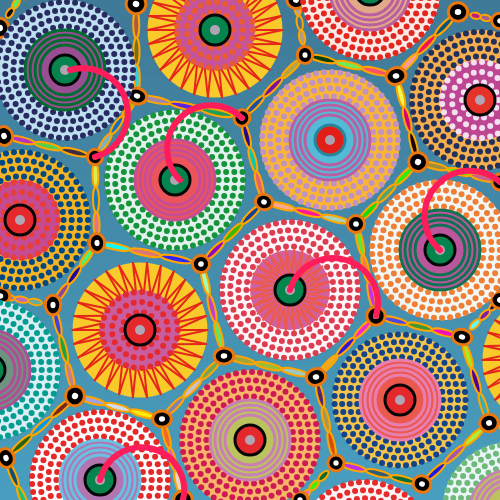
Frame 1 (no input)
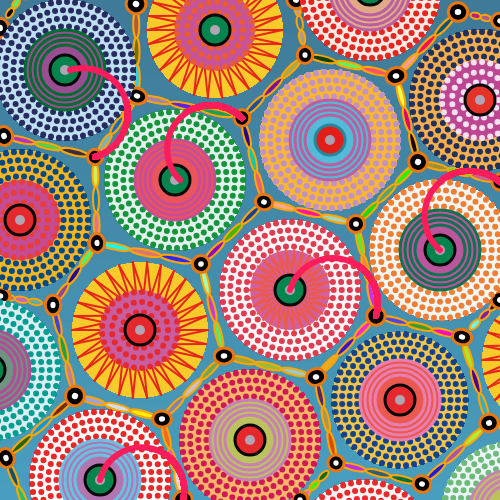
Frame 60 (no input)
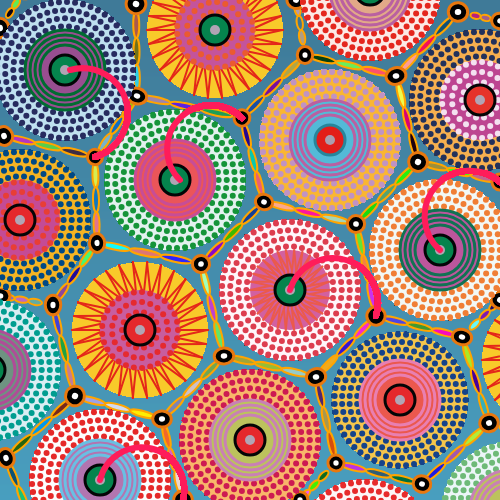
Frame 120 (the mouse pressed at the canvas centre since frame 60)

The p5.js sketch that drew these frames (run headless with seeded random() and noise() and a simulated clock; from frame 60 on, the mouse is pressed at the canvas centre):

// p5.js sketch
// ── sketch.js
let circles = []; 
const points = [
    [4, 136], [95, 157], [137, 96], [136, 4], [97, 243], [242, 118],
    [264, 202], [305, 55], [356, 224], [201, 264], [53, 305], [75, 396],
    [0, 296], [162, 419], [183, 500], [224, 356], [316, 377], [336, 463],
    [422, 484], [489, 423], [540, 440], [462, 337], [376, 316], [500, 300],
    [418, 162], [396, 76], [458, 12], [500, 21], [296, 0], [500, 182],
    [0, 28], [25, -10], [6, 458], [40, 540], [300, 500]
  ];

// Class for circles with dot
class DotCircle {
  constructor(x, y, outerDiameter, innerDiameter, numCircles, dotColor, fillColor) {
    this.x = x; // X-coordinate for the center of the circle
    this.y = y; // Y-coordinate for the center of the circle
    this.outerDiameter = outerDiameter; // Diameter of the outermost circle
    this.innerDiameter = innerDiameter; // Diameter of the innermost circle
    this.numCircles = numCircles; // Number of concentric circles
    this.dotColor = dotColor; // Color for the dots on each circle
    this.fillColor = fillColor; // Fill color for the main circle

    // Calculate the step size to scale down each circle diameter
    this.diameterStep = (outerDiameter - innerDiameter) / (numCircles - 1);
    
  }

  display() {
    // Draw the filled main circle in the background
    noStroke(); // No border for the filled circle
    fill(this.fillColor); // Set fill color for the main circle
    circle(this.x, this.y, this.outerDiameter); // Draw the main circle with full diameter

    // Draw each concentric circle with dashed style
    for (let i = 0; i < this.numCircles; i++) {
      // Calculate the current diameter based on the step size
      let currentDiameter = (this.outerDiameter - 4) - i * this.diameterStep;
      // Call the function to draw a dashed circle at this diameter
      this.drawDashedCircle(this.x, this.y, currentDiameter, 6, this.dotColor, 2); 
    }
  }

  drawDashedCircle(x, y, diameter, dotSize, lineColor, spacing) {
   // Set the color of the dots for the dashed line
    stroke(lineColor);
    noFill(); // Only dots, no fill color for the circle area

    // Calculate radius and circumference for the current circle
    let radius = diameter / 2;
    let circumference = TWO_PI * radius;

    // Determine the number of dots to fit around the circle with spacing
    let numDots = floor(circumference / (dotSize + spacing));

    // Draw each dot in the dashed circle
    for (let i = 0; i < numDots; i++) {
      // Calculate the angle for each dot's position around the circle
      let angle = map(i, 0, numDots, 0, TWO_PI);
      // Calculate the X and Y position of each dot based on the angle
      let xDot = x + radius * cos(angle);
      let yDot = y + radius * sin(angle);

      fill(lineColor); // Set fill color for the dot
      noStroke(); // No outline for individual dots
      circle(xDot, yDot, dotSize); // Draw the dot at calculated position
    }
  }
}
// Class for circles with multiple line
class LineCircle {
  constructor(x, y, baseRadius, numConcentricCircles, strokeSize, backColor, stokeColor) {
    this.x = x; // X-coordinate for the center of the circles
    this.y = y; // Y-coordinate for the center of the circles
    this.baseRadius = baseRadius; // Radius for the largest circle
    this.numConcentricCircles = numConcentricCircles; // Total number of concentric circles
    this.strokeSize = strokeSize; // Thickness of the stroke for each concentric circle
    this.backColor = backColor; // Background color for the base circle
    this.stokeColor = stokeColor; // Stroke color for the concentric circles

    // Array to store the calculated radii for each concentric circle
    this.concentricRadii = [];

    // Calculate the radius decrement for each concentric circle
    let radiusStep = (baseRadius - 20) / numConcentricCircles;
    // Generate radii for concentric circles by reducing baseRadius progressively
    for (let i = 0; i < numConcentricCircles; i++) {
      // Each concentric radius is reduced by radiusStep
      this.concentricRadii.push(baseRadius - i * radiusStep);
    }
    
    
  }

  display() {
    // Draw the base filled circle
    fill(this.backColor); // Set fill color to backColor
    noStroke(); // Remove stroke for the filled circle
    circle(this.x, this.y, this.baseRadius * 2); // Draw the base circle with double the base radius

    // Set stroke properties for concentric circles
    stroke(this.stokeColor); // Set stroke color for concentric circles
    strokeWeight(this.strokeSize); // Set uniform stroke thickness for all circles
    noFill(); // Remove fill to only draw the outlines

    // Draw each concentric circle
    for (let i = 0; i < this.numConcentricCircles; i++) {
      let currentRadius = this.concentricRadii[i]; // Get the radius for the current circle
      circle(this.x, this.y, currentRadius * 2); // Draw the circle with double the radius
    }
  }
}
// Class for circles with zigzag line
class ZigzagCircle {
  constructor(x, y, outerRadius, innerRadius, numLines, fillColor, strokeColor) {
    this.x = x; // X-coordinate for the center of the circle
    this.y = y; // Y-coordinate for the center of the circle
    this.outerRadius = outerRadius; // Radius for the outer boundary of the circle
    this.innerRadius = innerRadius; // Radius for the inner empty area
    this.numLines = numLines; // Number of zigzag lines to be drawn
    this.fillColor = fillColor; // Fill color for the outer circle
    this.strokeColor = strokeColor; // Color for the zigzag lines
    
    
  }

  display() {
    // Draw the filled outer circle
    fill(this.fillColor); // Set fill color
    noStroke(); // Disable stroke around the circle
    ellipse(this.x, this.y, this.outerRadius * 2); // Draw circle with diameter equal to twice the outer radius

    // Calculate the angle increment for each zigzag line
    let angleStep = TWO_PI / this.numLines; // Divide full circle by the number of lines to get angle increment

    // Arrays to store points on the outer and inner radius for zigzag connections
    let outerPoints = []; // Store points on the outer radius
    let innerPoints = []; // Store points on the inner radius

    // Draw radial lines from the center to the outer circle
    stroke(this.strokeColor); // Set stroke color for radial lines
    strokeWeight(2); // Set thickness for radial lines
    for (let i = 0; i < this.numLines; i++) {
      // Calculate the angle for the current line
      let angle1 = map(i, 0, this.numLines, 0, TWO_PI);

      // Calculate endpoint coordinates on the outer radius for the radial line
      let x1 = this.x + cos(angle1) * this.outerRadius;
      let y1 = this.y + sin(angle1) * this.outerRadius;

      // Draw radial line from the center to the outer radius
      line(this.x, this.y, x1, y1);

      // Calculate endpoint coordinates for the zigzag points
      let angle2 = i * angleStep; // Alternate angle calculation for zigzag points
      let xOuter = this.x + cos(angle2) * this.outerRadius; // Outer zigzag point
      let yOuter = this.y + sin(angle2) * this.outerRadius;
      let xInner = this.x + cos(angle2) * this.innerRadius; // Inner zigzag point
      let yInner = this.y + sin(angle2) * this.innerRadius;

      // Add calculated outer and inner points to their respective arrays
      outerPoints.push({ x: xOuter, y: yOuter });
      innerPoints.push({ x: xInner, y: yInner });
    }
    
     
    // Draw zigzag lines connecting outer and inner points
    stroke(this.strokeColor); // Set color for zigzag lines
    strokeWeight(2); // Set thickness for zigzag lines
    for (let i = 0; i < this.numLines; i++) {
      // Calculate index of the next point to connect for zigzag pattern
      let nextIndex = (i + 1) % this.numLines;

      // Connect current outer point to the next inner point for a zigzag pattern
      line(outerPoints[i].x, outerPoints[i].y, innerPoints[nextIndex].x, innerPoints[nextIndex].y);
    }

  }
}
// Class for smal circles
class SmallCircle {
  constructor(x, y, strokeWeightValue, strokeColor, fillColor, smallCircleColor) {
    this.x = x;  // X-coordinate of the circle's center
    this.y = y;  // Y-coordinate of the circle's center
    this.strokeWeightValue = strokeWeightValue;  // Thickness of the outer circle's stroke
    this.strokeColor = strokeColor;  // Color for the outer circle's stroke
    this.fillColor = fillColor;  // Fill color for the outer circle
    this.smallCircleColor = smallCircleColor;  // Fill color for the inner small circle
   
  }

  display() {
    // Draw the outer circle with the specified stroke and fill colors
    stroke(this.strokeColor); // Set the stroke color for the outer circle
    strokeWeight(this.strokeWeightValue); // Set the stroke thickness for the outer circle
    fill(this.fillColor); // Set the fill color for the outer circle
    circle(this.x, this.y, 30);  // Draw the outer circle with a diameter of 30

    // Draw the inner small circle with a specified color, without any stroke
    noStroke(); // Disable stroke for the small inner circle
    fill(this.smallCircleColor); // Set the fill color for the small inner circle
    circle(this.x, this.y, 10);  // Draw the small inner circle with a diameter of 10
  }
}


// Dictionary with arrays for circle parameters
let circleParams = {
  1: [
    ['DotCircle', 65, 70, 140, 75, 5, '#272b5f', '#bfe0f0'],
    ['LineCircle', 65, 70, 40, 4, 3, '#984e90', '#006c31'],
    ['SmallCircle', 65, 70, 3, '#040506', '#05844d', '#b1a4b4']
  ],
  2: [
    ['DotCircle', 175, 180, 140, 75, 5, '#159439', '#e3f2ef'],
    ['LineCircle', 175, 180, 40, 4, 3, '#eb5559', '#c74d97'],
    ['SmallCircle', 175, 180, 3, '#040506', '#05844d', '#b1a4b4']
  ],
  3: [
    ['DotCircle', 290, 290, 140, 75, 5, '#dd3d4f', '#fff6fa'],
    ['ZigzagCircle', 290, 290, 40, 20, 30, '#d260a0', '#eb5a4b'],
    ['SmallCircle', 290, 290, 3, '#040506', '#05844d', '#b1a4b4']
  ],
  4: [
    ['DotCircle', 400, 400, 135, 75, 5, '#15438a', '#F4C54C'],
    ['LineCircle', 400, 400, 40, 4, 3, '#eb584e', '#e97fb1'],
    ['SmallCircle', 400, 400, 3, '#040506', '#e5282c', '#b1a4b4']
  ],
  5: [
    ['DotCircle', 510, 510, 135, 75, 5, '#6eba78', '#ecf6f8'],
    ['LineCircle', 510, 510, 40, 4, 3, '#bcc25d', '#c980b5']
  ],
  6: [
    ['ZigzagCircle', 215, 30, 135/2, 35, 30, '#f8ca2a', '#e4271a'],
    ['DotCircle', 215, 30, 80, 40, 3, '#eb5a30', '#c4549b'],
    ['SmallCircle', 215, 30, 3, '#040506', '#05844d', '#b1a4b4']
  ],
  7: [
    ['DotCircle', 330, 140, 140, 75, 5, '#c093c3', '#fab632'],
    ['LineCircle', 330, 140, 40, 4, 3, '#53bad7', '#ba60a1'],
    ['SmallCircle', 330, 140, 3, '#26869c', '#e21e19', '#AB9FAE']
  ],
  8: [
    ['DotCircle', 440, 250, 140, 75, 5, '#f07e35', '#f2f8f6'],
    ['LineCircle', 440, 250, 40, 4, 3, '#bc569c', '#117253'],
    ['SmallCircle', 440, 250, 3, '#040506', '#05844d', '#b1a4b4']
  ],
  9: [
    ['ZigzagCircle', 550, 360, 135/2, 35, 30, '#f8ca2a', '#e4271a']
  ],
  10: [
    ['DotCircle', 370, -10, 140, 75, 5, '#e4271e', '#fceae6'],
    ['LineCircle', 370, -10, 40, 4, 3, '#e2a988', '#ba60a1'],
    ['SmallCircle', 370, -10, 3, '#040506', '#05844d', '#b1a4b4']
  ],
  11: [
    ['DotCircle', 480, 100, 140, 75, 5, '#22315b', '#f6af4f'],
    ['DotCircle', 480, 100, 80, 40, 3, '#f4e1f0', '#bd4591'],
    ['SmallCircle', 480, 100, 3, '#040506', '#e6332a', '#b1a4b4']
  ],
  12: [
    ['DotCircle', 20, 220, 140, 75, 5, '#004985', '#f5b423'],
    ['DotCircle', 20, 220, 80, 40, 3, '#e83e35', '#c44b96'],
    ['SmallCircle', 20, 220, 3, '#040506', '#e5282c', '#b1a4b4']
  ],
  13: [
    ['ZigzagCircle', 140, 330, 135/2, 35, 30, '#f8ca2a', '#e4271a'],
    ['DotCircle', 140, 330, 80, 40, 3, '#e52a2f', '#c85d9f'],
    ['SmallCircle', 140, 330, 3, '#040506', '#e5282c', '#b1a4b4']
  ],
  14: [
    ['DotCircle', 250, 440, 140, 75, 5, '#cd1a52', '#f8b66a'],
    ['LineCircle', 250, 440, 40, 4, 3, '#bcc25d', '#c980b5'],
    ['SmallCircle', 250, 440, 3, '#040506', '#e5282c', '#b1a4b4']
  ],
  15: [
    ['DotCircle', 365, 550, 140, 75, 5, '#e72b2c', '#fdf6f7']
  ],
  16: [
    ['DotCircle', -10, 370, 140, 75, 5, '#009d90', '#daeef3'],
    ['LineCircle', -10, 370, 40, 4, 3, '#6e9381', '#af4d97'],
    ['SmallCircle', -10, 370, 3, '#040506', '#05844d', '#b1a4b4']
  ],
  17: [
    ['DotCircle', 100, 480, 140, 75, 5, '#e52929', '#fdfdfd'],
    ['LineCircle', 100, 480, 40, 4, 3, '#b275b0', '#69c0e3'],
    ['SmallCircle', 100, 480, 3, '#040506', '#05844d', '#b1a4b4']
  ]
};
const circleClasses = {
  DotCircle: DotCircle,
  LineCircle: LineCircle,
  ZigzagCircle: ZigzagCircle,
  SmallCircle: SmallCircle
};


function setup() {
  // Create a 500x500 pixel canvas for the drawing
  createCanvas(500, 500);
  
  // Draw a gradient background on the canvas
  drawGradient();
  
  // Create circle instances based on the parameters and class mappings
  // The 'circleParams' object contains configurations for different circle types
  // The 'circleClasses' object maps circle types to their respective class constructors
  createCircles(circleParams, circleClasses);
  
  // Structure to hold points for connecting and generating shapes
  // connectPoints will draw lines or shapes between specified points
  connectPoints(points, 108);
  
  // Generate and draw random ellipses at the specified points
  // The 'generateRandomEllipses' function adds visual interest by placing
  // randomly sized and colored ellipses around the points
  generateRandomEllipses(points);
}

function draw() {
  
  // Loop through the array and call display() on each circle object
  for (let i = 0; i < circles.length; i++) {
    circles[i].display();
  }
  
  // Draw specific pink arcs between the given points
  drawPinkArc([70, 70], [95, 157]);
  drawPinkArc([180, 180], [242, 118]);
  drawPinkArc([290, 290], [376, 316]);
  drawPinkArc([440, 250], [500, 182]);
  drawPinkArc([100, 480], [183, 500]);
}

// Function to create circle instances based on given parameters and class mappings
function createCircles(params, classes) {
  // Iterate through each key in the params object to access different circle parameter sets
  for (let key in params) {
    // Get the array of parameter sets for the current key
    let paramSetArray = params[key];
    // Loop through each parameter set in the array
    for (let i = 0; i < paramSetArray.length; i++) {
      // Extract the current parameter set
      const paramSet = paramSetArray[i];
      // The first element of the parameter set specifies the type of circle to create
      const type = paramSet[0];
      // Check if the circle class exists for the given type and create an instance
      // The remaining elements in paramSet are passed as arguments to the class constructor
      let instance = classes[type] ? new classes[type](...paramSet.slice(1)) : null;
      // If the instance was created successfully, add it to the circles array
      if (instance) {
        circles.push(instance);
      }
    }
  }
}

// function for background
function drawGradient() {
  // Define the start and end colors of the gradient
  let topColor = color('#004e76');  // Blue 
  let bottomColor = color('#0d7faa');  // Light blue shade

  // Draw the gradient background
  for (let y = 0; y <= height; y++) {
    let inter = map(y, 0, height, 0, 1);
    let c = lerpColor(topColor, bottomColor, inter);
    stroke(c);
    line(0, y, width, y);
  }
}
// function for structure
function connectPoints(points, maxDistance) {
  // Loop through each point in the array 'points' and treat it as the starting point
  points.forEach((start, i) => {
    // For each starting point, loop through the points again to get the endpoint
    points.forEach((end, j) => {
      // Only consider pairs where the index 'i' is less than 'j' to avoid duplicate connections
      if (i < j) {
        // Calculate the distance between the two points using the 'calculateDistance' function
        const distance = calculateDistance(...start, ...end);
        
        // If the distance between the points is less than or equal to the specified 'maxDistance'
        if (distance <= maxDistance) {
          // Call 'drawConnection' to visually connect the two points, using the distance as a parameter
          drawConnection(start, end, distance);
        }
      }
    });
  });
}

function drawConnection(start, end, distance) {
  // Calculate the angle between the start and end points using the 'calculateAngle' function
  const angle = calculateAngle(...start, ...end);
  // Calculate the X-axis radius for the ellipses based on the distance, adjusting it to fit
  let radiusX = (distance - 12) / 6;
  // Define a fixed Y-axis radius for the ellipses
  let radiusY = 3;
  // Save the current drawing state
  push();
  // Translate the drawing origin to the starting point's coordinates
  translate(start[0], start[1]);
  // Rotate the drawing context based on the calculated angle (convert angle to radians)
  rotate(radians(angle));
  // Loop to create 3 ellipses along the line between the start and end points
  for (let i = 0; i < 3; i++) {
    // Draw an ellipse at an offset along the line, using the calculated radii for X and Y
    createEllipse((12 + 6 + 2 * radiusX * i), 0, radiusX, radiusY);
  }
  // Restore the previous drawing state to avoid affecting other parts of the canvas
  pop();
}

function generateRandomEllipses(points) {
  // Loop through each point in the array
  for (let i = 0; i < points.length; i++) {
    // Extract the x and y coordinates of the current point
    let x = points[i][0];
    let y = points[i][1];
    // Generate random width (w) and height (h) for the ellipse
    let w = random(15, 20);
    let h = random(15, 20);
    let angle = random(-PI / 9, PI / 9); // Generate a random angle for rotating the ellipse
    push();

    translate(x, y);
    rotate(angle);

    stroke(232, 120, 15);  
    strokeWeight(3);  
    fill(0);  
    // Draw the outer ellipse at the translated origin
    ellipse(0, 0, w, h);
    noStroke();
    fill(255);
    // Draw a smaller inner ellipse inside the outer one
    ellipse(0, 0, w / 3, h / 3);
    pop();
  }
}

function calculateDistance(x1, y1, x2, y2) {
  const deltaX = x2 - x1;
  const deltaY = y2 - y1;
  return Math.sqrt(deltaX * deltaX + deltaY * deltaY);
}

function calculateAngle(x1, y1, x2, y2) {
  const deltaY = y2 - y1;
  const deltaX = x2 - x1;
  const angleRadians = Math.atan2(deltaY, deltaX);
  return angleRadians * (180 / Math.PI);
}

function createEllipse(xPos, yPos, radiusX, radiusY) {
  fill(random(255), random(255), random(255));
  stroke('orange');
  strokeWeight(2);
  ellipse(xPos, yPos, radiusX * 2, radiusY * 2);
}

// Function to draw pink arcs between two points
function drawPinkArc(start, end) {
  const midX = (start[0] + end[0]) / 2;
  const midY = (start[1] + end[1]) / 2;
  const distance = calculateDistance(...start, ...end);

  stroke(255, 28, 90); // Pink color
  strokeWeight(6);
  noFill();
  push();
  translate(midX, midY);
  const angle = calculateAngle(...start, ...end);
  rotate(radians(angle));
  arc(0, 0, distance, distance, PI, TWO_PI);
  pop();
}
